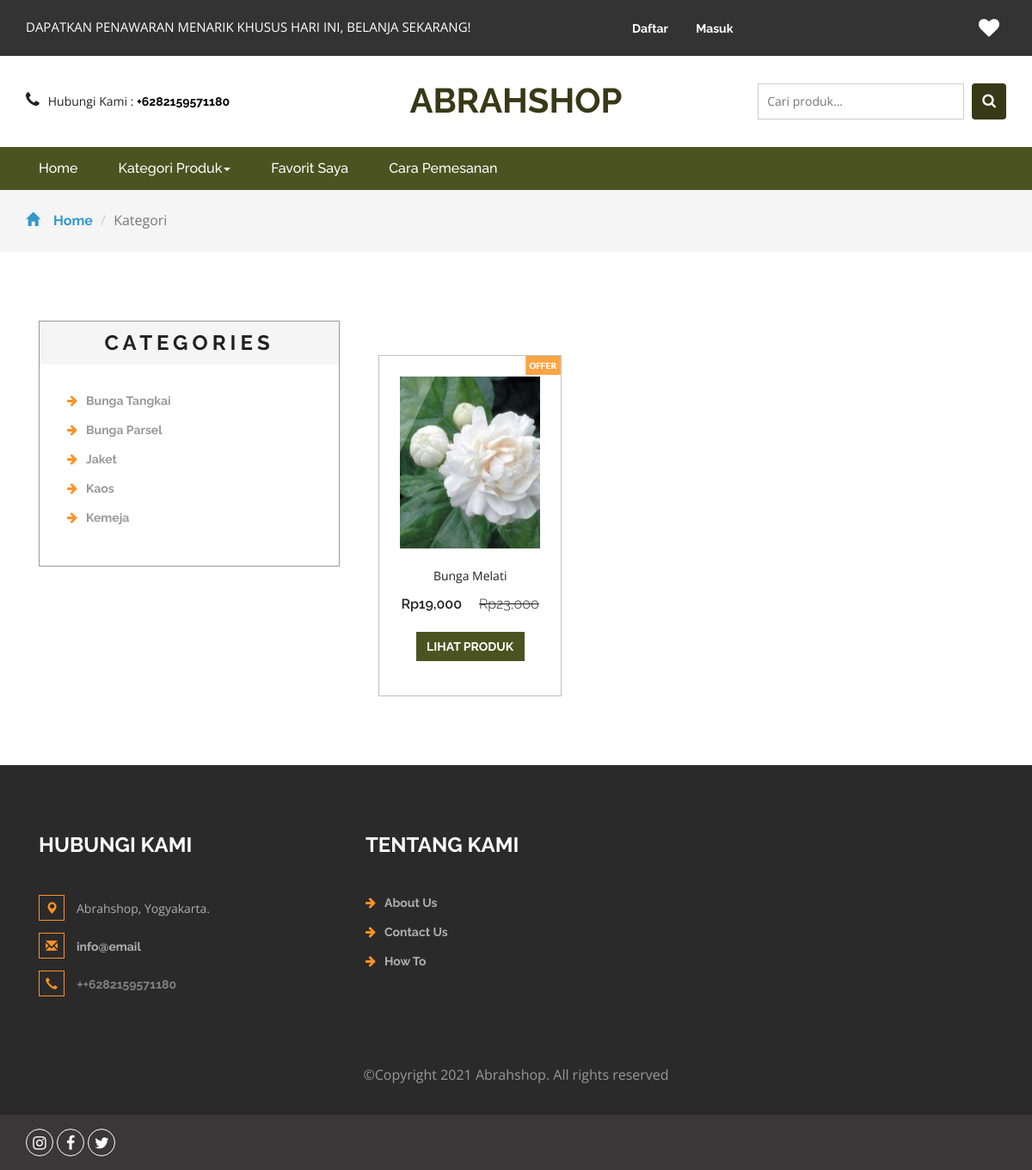
The app's page /kategori.php?idkategori=1 with its own data.
### tables this page shows
CREATE TABLE `no_hp` (
  `id` int(11) NOT NULL,
  `no_hp` varchar(15) NOT NULL
);

CREATE TABLE `kategori` (
  `idkategori` int(11) NOT NULL,
  `namakategori` varchar(20) NOT NULL,
  `tgldibuat` timestamp NOT NULL DEFAULT current_timestamp()
);

CREATE TABLE `produk` (
  `idproduk` int(11) NOT NULL,
  `idkategori` int(11) NOT NULL,
  `namaproduk` varchar(30) NOT NULL,
  `gambar` varchar(100) NOT NULL,
  `deskripsi` varchar(200) NOT NULL,
  `rate` int(11) NOT NULL,
  `hargabefore` int(11) NOT NULL,
  `hargaafter` int(11) NOT NULL,
  `tgldibuat` timestamp NOT NULL DEFAULT current_timestamp()
);

### kategori.php (the view, shortened to what this page needs)
<?php
include 'dbconnect.php';
$idk = $_GET['idkategori'];
?>
<!DOCTYPE html>
<html>
<head>
<link href="css/bootstrap.css" rel="stylesheet" type="text/css" media="all" />
<link href="css/style.css" rel="stylesheet" type="text/css" media="all" />
<link href="css/font-awesome.css" rel="stylesheet">
</head>
<body>
	<div class="agileits_header">
		<div class="container">
			<div class="w3l_offers">
				<p>DAPATKAN PENAWARAN MENARIK KHUSUS HARI INI, BELANJA SEKARANG!</p>
			</div>
			<div class="agile-login">
				<ul>
				<?php
				if(!isset($_SESSION['log'])){
					echo '
					<li><a href="registered.php"> Daftar</a></li>
					<li><a href="login.php">Masuk</a></li>
					';
				}
				?>
				</ul>
			</div>
			<div class="product_list_header">
					<a href="cart.php"><button class="w3view-cart" type="submit" name="submit" value=""><i class="fa fa-heart" aria-hidden="true"></i></button>
					 </a>
			</div>
			<div class="clearfix"> </div>
		</div>
	</div>
	<?php
        $query = mysqli_query($conn,"SELECT * FROM no_hp");
        while ($record = mysqli_fetch_array($query)) {
    ?>
	<div class="logo_products">
		<div class="container">
		<div class="w3ls_logo_products_left1">
				<ul class="phone_email">
					<li><i class="fa fa-phone" aria-hidden="true"></i>Hubungi Kami : <a href="https://api.whatsapp.com/send?phone=<?php echo $record['no_hp']?>" style="color: black;" target="_blank">+<?php echo $record['no_hp']?></a></li>
				</ul>
			</div>
			<div class="w3ls_logo_products_left">
				<h1><a href="index.php">ABRAHSHOP</a></h1>
			</div>
		<div class="w3l_search">
			<form action="search.php" method="post">
				<input type="search" name="Search" placeholder="Cari produk...">
				<button type="submit" class="btn btn-default search" aria-label="Left Align">
					<i class="fa fa-search" aria-hidden="true"> </i>
				</button>
			</form>
		</div>
			<div class="clearfix"> </div>
		</div>
	</div>
	<div class="navigation-agileits">
		<div class="container">
			<nav class="navbar navbar-default">
							<div class="collapse navbar-collapse" id="bs-megadropdown-tabs">
								<ul class="nav navbar-nav">
									<li class="active"><a href="index.php" class="act">Home</a></li>
									<li class="dropdown">
										<a href="#" class="dropdown-toggle" data-toggle="dropdown">Kategori Produk<b class="caret"></b></a>
									</li>
									<li><a href="cart.php">Favorit Saya</a></li>
									<li><a href="daftarorder.php">Cara Pemesanan</a></li>
								</ul>
							</div>
							</nav>
			</div>
		</div>
	<div class="breadcrumbs">
		<div class="container">
			<ol class="breadcrumb breadcrumb1 animated wow slideInLeft" data-wow-delay=".5s">
				<li><a href="index.php"><span class="glyphicon glyphicon-home" aria-hidden="true"></span>Home</a></li>
				<li class="active">Kategori</li>
			</ol>
		</div>
	</div>
	<div class="products">
		<div class="container">
			<div class="col-md-4 products-left">
				<div class="categories">
					<h2>Categories</h2>
					<ul class="cate">
						<?php
														$kat=mysqli_query($conn,"SELECT * from kategori order by idkategori ASC");
														while($p=mysqli_fetch_array($kat)){
															?>
														<li><a href="kategori.php?idkategori=<?php echo $p['idkategori'] ?>"><i class="fa fa-arrow-right" aria-hidden="true"></i><?php echo $p['namakategori'] ?></a></li>
														<?php
																	}
														?>
					</ul>
				</div>
			</div>
			<div class="col-md-8 products-right">
				<div class="agile_top_brands_grids">
				<?php
					$brgs=mysqli_query($conn,"SELECT * from produk where idkategori='$idk' order by idproduk ASC");
					$x = mysqli_num_rows($brgs);
					if($x>0){
					while($p=mysqli_fetch_array($brgs)){
					?>
						<div class="col-md-4 top_brand_left">
						<div class="hover14 column">
							<div class="agile_top_brand_left_grid">
								<div class="agile_top_brand_left_grid_pos">
									<img src="images/offer.png" alt=" " class="img-responsive" />
								</div>
								<div class="agile_top_brand_left_grid1">
									<figure>
										<div class="snipcart-item block">
											<div class="snipcart-thumb">
												<img title=" " alt=" " src="<?php echo$p['gambar']?>" width="200px" height="200px"  style="display:block; margin:auto;" />
												<p><?php echo $p['namaproduk'] ?></p>
												<h4>Rp<?php echo number_format($p['hargaafter']) ?> <span>Rp<?php echo number_format($p['hargabefore']) ?></span></h4>
											</div>
											<div class="snipcart-details top_brand_home_details">
												<fieldset>
													<a href="product.php?idproduk=<?php echo $p['idproduk'] ?>"><input type="submit" class="button" value="Lihat Produk" /></a>
												</fieldset>
											</div>
										</div>
									</figure>
								</div>
							</div>
						</div>
					</div>
						<?php
							}
					} else {
						echo "Data tidak ditemukan";
					}
						?>
						<div class="clearfix"> </div>
				</div>
			</div>
		</div>
	</div>
<div class="footer">
		<div class="container">
			<div class="w3_footer_grids">
				<div class="col-md-4 w3_footer_grid">
					<h3>Hubungi Kami</h3>
					<ul class="address">
						<li><i class="glyphicon glyphicon-map-marker" aria-hidden="true"></i>Abrahshop, Yogyakarta.</li>
						<li><i class="glyphicon glyphicon-envelope" aria-hidden="true"></i><a href="mailto:info@email">info@email</a></li>
						<li><i class="glyphicon glyphicon-earphone" aria-hidden="true"></i>+<a href="https://api.whatsapp.com/send?phone=<?php echo $record['no_hp']?>" style="color: grey;" target="_blank">+<?php echo $record['no_hp']?></a></i>
					</ul>
				</div>
				<div class="col-md-3 w3_footer_grid">
					<h3>Tentang Kami</h3>
					<ul class="info">
						<li><i class="fa fa-arrow-right" aria-hidden="true"></i><a href="about.php">About Us</a></li>
						<li><i class="fa fa-arrow-right" aria-hidden="true"></i><a href="contactus.php">Contact Us</a></li>
						<li><i class="fa fa-arrow-right" aria-hidden="true"></i><a href="daftarorder.php">How To</a></li>
					</ul>
				</div>
				<div class="clearfix"> </div>
			</div>
		</div>
		<?php
			}
		?>
		<div class="footer-copy">
			<div class="container">
				<p>©Copyright 2021 Abrahshop. All rights reserved</p>
			</div>
		</div>
	</div>
	<div class="footer-botm">
			<div class="container">
				<div class="w3layouts-foot">
					<ul>
						<li><a href="#" class="w3_agile_instagram"><i class="fa fa-instagram" aria-hidden="true"></i></a></li>
						<li><a href="#" class="w3_agile_facebook"><i class="fa fa-facebook" aria-hidden="true"></i></a></li>
						<li><a href="#" class="agile_twitter"><i class="fa fa-twitter" aria-hidden="true"></i></a></li>
					</ul>
				</div>
				<div class="clearfix"> </div>
			</div>
		</div>
<link href="css/skdslider.css" rel="stylesheet">
</body>
</html>

### records on screen
no_hp: no_hp "6282159571180"
kategori: namakategori "Bunga Tangkai"
kategori: namakategori "Bunga Parsel"
kategori: namakategori "Jaket"
kategori: namakategori "Kaos"
kategori: namakategori "Kemeja"
produk: gambar (picture), namaproduk "Bunga Melati", hargaafter "19,000", hargabefore "23,000"
